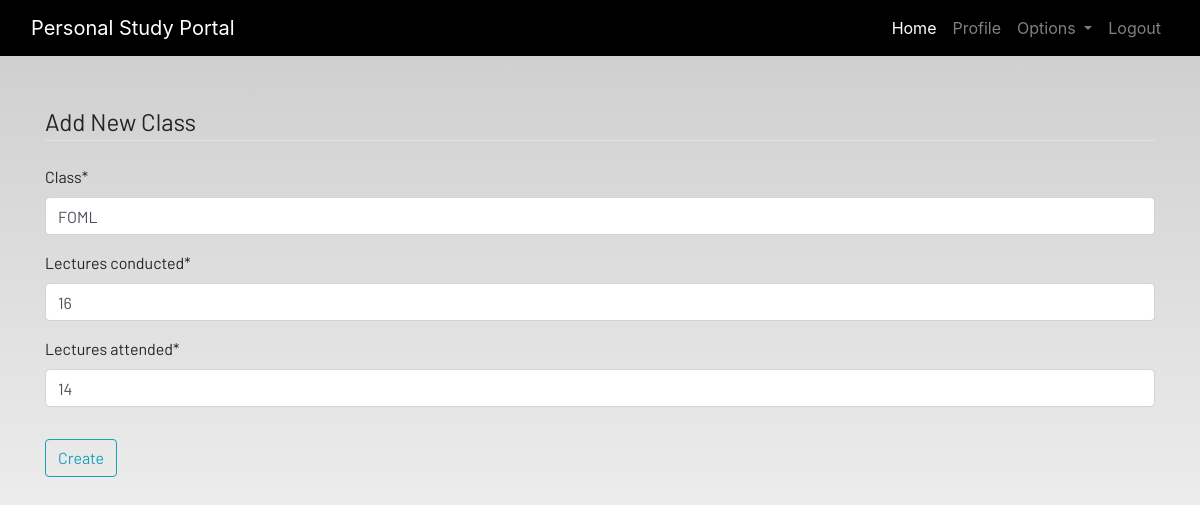
Screenshot of /update_attendance/5/ (signed in) with the database file from the repository.
### dashboard/models.py (models this page shows, shortened)
class Attendance(models.Model):
    user = models.ForeignKey(User, on_delete=models.CASCADE)
    Class = models.CharField(max_length=100)
    lectures_conducted = models.CharField(max_length=10)
    lectures_attended = models.CharField(max_length=10)
    attendance_percentage = models.CharField(max_length=10)
    class Meta:
        verbose_name_plural = "Attendance"

### dashboard/views.py (the view, shortened to what this page needs)
# urls.py: path('update_attendance/<int:pk>/', views.update_attendance, name='update_attendance'),
@login_required()
def update_attendance(request, pk):
    MyData = Attendance.objects.get(id=pk)
    UpdateForm = AttendanceForm(request.POST or None, instance=MyData) #to fetch data of a particular project from the db into the update form
    context = {"form": UpdateForm}
    return render(request, 'dashboard/update_attendance.html', context)

### dashboard/forms.py
class AttendanceForm(forms.ModelForm):
    class Meta:
        model = Attendance
        fields = ['Class','lectures_conducted', 'lectures_attended']

### templates/dashboard/update_attendance.html (shortened to what this page needs)
{% extends 'dashboard/base.html' %}
{% load crispy_forms_filters %}
{% load static %}
{% load crispy_forms_tags %}
{% block content %}
<div class=" container">
    <form method="POST">
        <fieldset class="form-group">
            <legend class="border-bottom mb-4">Add New Class</legend>
            {{form|crispy}}
        </fieldset>
        <div class="form-group">
            <button href="" class="btn btn-outline-info" type="submit">
                Create
            </button>
        </div>
    </form>
</div>
{% endblock content %}

### static/css/main.css (style rules this page uses)
html { scroll-behavior: smooth; height: 100%; width: 100%; }
html, body { max-width: 100%; overflow-x: hidden; height: 100%; width: 100%; }
body { background: linear-gradient(rgba(0, 0, 0, 0.2), rgba(255, 255, 255, 0.5)); overflow-x: hidden; background-repeat: no-repeat; }

### rows the page displays
Attendance: Class "FOML", lectures_conducted "16", lectures_attended "14"
